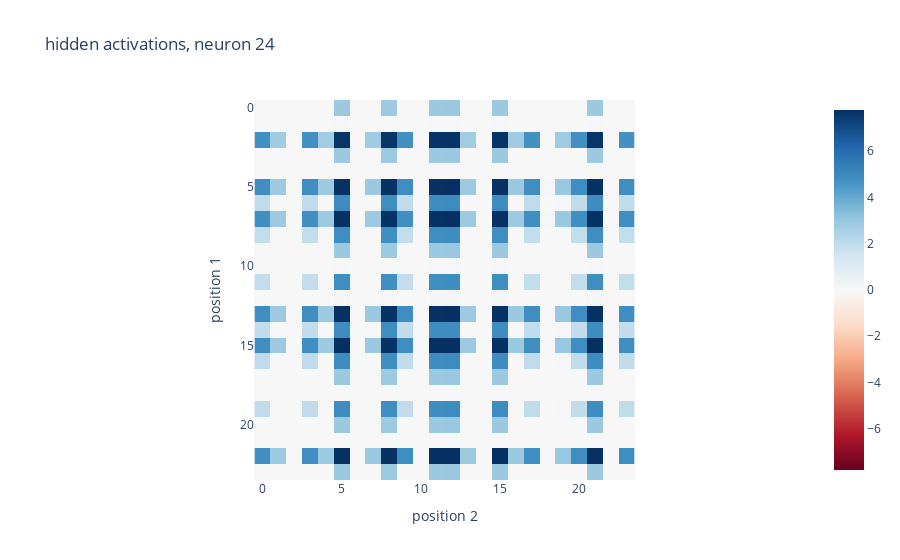

Here is the notebook cell this chart was saved with:
### Markdown cell above
### observations for cached S4

neuron 8: activates iff a even and b odd (!?)

neuron 24: activates iff both a and b odd

### Code cell
hidden = activations['hidden']
neurons = [3, 7, 8, 13, 15, 16, 19, 24, 33, 34, 36, 39] # checked 0-39 for blocky neurons
neurons = [24]
for neuron in neurons:
    imshow(hidden[:, :, neuron], title=f'hidden activations, neuron {neuron}', input1='position 1', input2='position 2')

### Figure 1 — Plotly figure (JSON) as saved in the notebook; plotly's stock layout.template omitted (floating-point values rounded to 4 significant figures; data arrays with more than 128 entries replaced by an {"elided": "..."} marker saying what was removed)
{"data": [{"coloraxis": "coloraxis", "hovertemplate": "position 2: %{x}<br>position 1: %{y}<br>color: %{z}<extra></extra>", "name": "0", "type": "heatmap", "xaxis": "x", "yaxis": "y", "z": {"elided": "24x24 float values"}}], "layout": {"coloraxis": {"cmid": 0, "colorscale": [[0, "rgb(103,0,31)"], [0.1, "rgb(178,24,43)"], [0.2, "rgb(214,96,77)"], [0.3, "rgb(244,165,130)"], [0.4, "rgb(253,219,199)"], [0.5, "rgb(247,247,247)"], [0.6, "rgb(209,229,240)"], [0.7, "rgb(146,197,222)"], [0.8, "rgb(67,147,195)"], [0.9, "rgb(33,102,172)"], [1, "rgb(5,48,97)"]]}, "title": {"text": "hidden activations, neuron 24"}, "xaxis": {"anchor": "y", "constrain": "domain", "domain": [0, 1], "scaleanchor": "y", "title": {"text": "position 2"}}, "yaxis": {"anchor": "x", "autorange": "reversed", "constrain": "domain", "domain": [0, 1], "title": {"text": "position 1"}}}}
